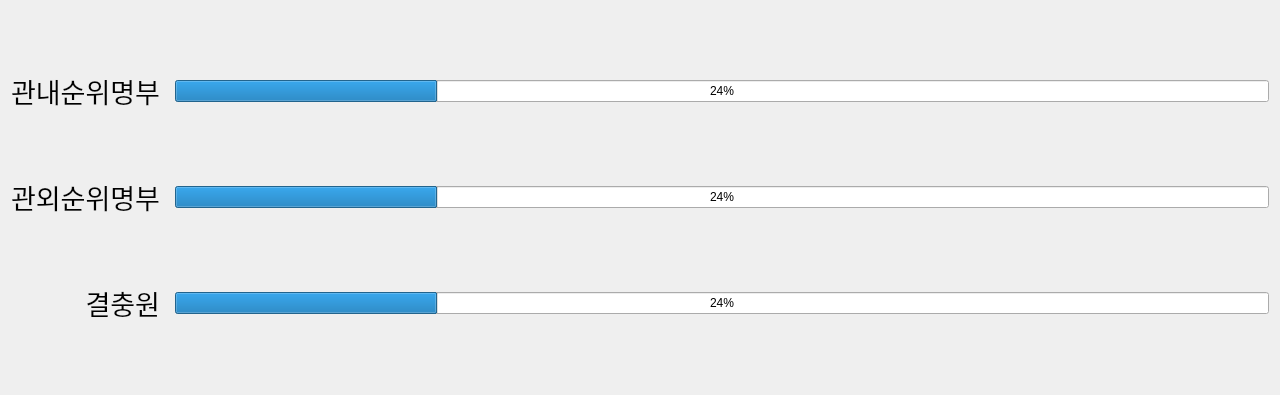
<?xml version="1.0" encoding="UTF-8"?>
<ui version="4.0">
 <class>Form</class>
 <widget class="QWidget" name="Form">
  <property name="geometry">
   <rect>
    <x>0</x>
    <y>0</y>
    <width>1280</width>
    <height>395</height>
   </rect>
  </property>
  <property name="windowTitle">
   <string>Form</string>
  </property>
  <layout class="QGridLayout" name="gridLayout">
   <property name="horizontalSpacing">
    <number>15</number>
   </property>
   <item row="0" column="1">
    <widget class="QProgressBar" name="progressBar_internal">
     <property name="value">
      <number>24</number>
     </property>
     <property name="orientation">
      <enum>Qt::Horizontal</enum>
     </property>
    </widget>
   </item>
   <item row="0" column="0">
    <widget class="QLabel" name="label">
     <property name="font">
      <font>
       <pointsize>20</pointsize>
      </font>
     </property>
     <property name="text">
      <string>관내순위명부</string>
     </property>
     <property name="alignment">
      <set>Qt::AlignRight|Qt::AlignTrailing|Qt::AlignVCenter</set>
     </property>
    </widget>
   </item>
   <item row="1" column="1">
    <widget class="QProgressBar" name="progressBar_external">
     <property name="value">
      <number>24</number>
     </property>
    </widget>
   </item>
   <item row="1" column="0">
    <widget class="QLabel" name="label_2">
     <property name="font">
      <font>
       <pointsize>20</pointsize>
      </font>
     </property>
     <property name="text">
      <string>관외순위명부</string>
     </property>
     <property name="alignment">
      <set>Qt::AlignRight|Qt::AlignTrailing|Qt::AlignVCenter</set>
     </property>
    </widget>
   </item>
   <item row="2" column="1">
    <widget class="QProgressBar" name="progressBar_school">
     <property name="value">
      <number>24</number>
     </property>
    </widget>
   </item>
   <item row="2" column="0">
    <widget class="QLabel" name="label_3">
     <property name="font">
      <font>
       <pointsize>20</pointsize>
      </font>
     </property>
     <property name="text">
      <string>결충원</string>
     </property>
     <property name="alignment">
      <set>Qt::AlignRight|Qt::AlignTrailing|Qt::AlignVCenter</set>
     </property>
    </widget>
   </item>
  </layout>
 </widget>
 <resources/>
 <connections/>
</ui>
